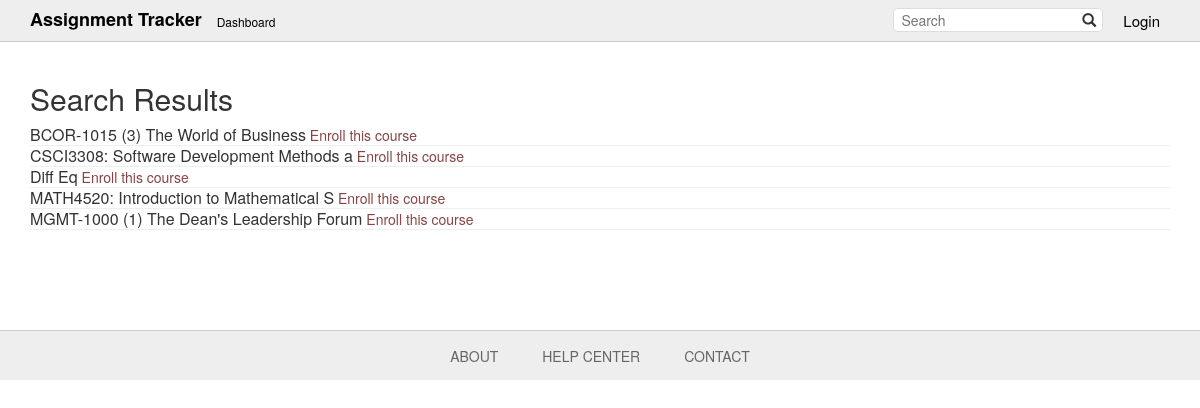
Page /add_course/ on the earlier database version.
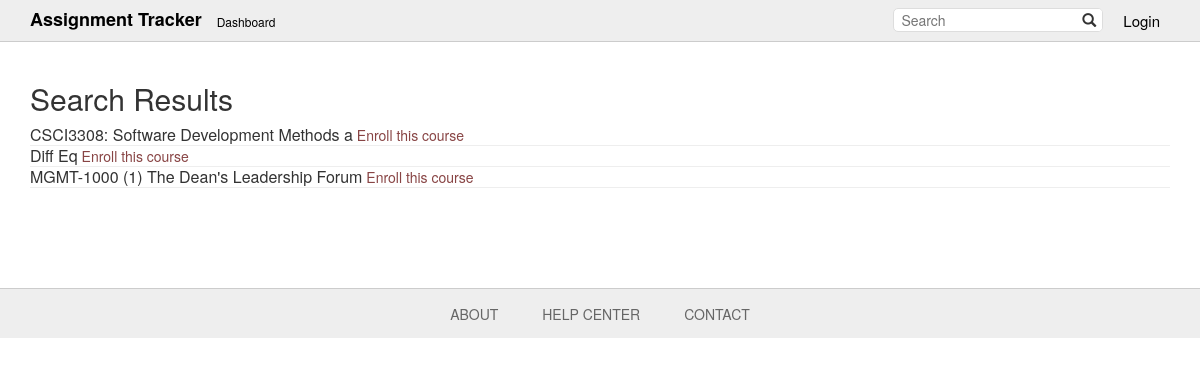
Same page on the later database version.
### tables/models.py (models this page shows, shortened)
class Course(models.Model):
    users = models.ManyToManyField('auth.User')
    course = models.CharField(max_length=128)
    difficulty = models.IntegerField(default=1,
        validators=[MinValueValidator(1), MaxValueValidator(5)])
    url = models.URLField(max_length=512)

### tables/views.py (the view)
# urls.py: url(r'^add_course/$', views.add_course, name='add_course'),
def add_course(request):
	courses = Course.objects.all().order_by('course')
	return render(request, 'tables/search.html', {'courses': courses})

### tables/templates/tables/search.html
{% extends 'tables/base.html' %}
{% block content %}
<h2>Search Results</h2>
{% for course in courses %}
    <div class="search-result clearfix">
        <h3 style="display: inline; font-size: 16px;">{{ course.course }}</h3>
        <a href="{% url 'enroll' course_pk=course.pk %}" style="color: #884444">Enroll this course</a>
        <hr style="margin: 0;"/>
    </div>
{% endfor %}
{% endblock %}

Differences in the rows shown:
removed Course: course "BCOR-1015 (3) The World of Business"
removed Course: course "MATH4520: Introduction to Mathematical S"
